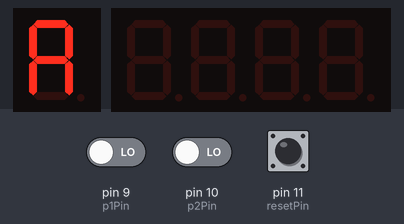
A sketch run on a simulated Arduino Uno, built with avr-gcc and run on an emulated ATmega328P. Parts: 1-digit seven-segment display, 4-digit seven-segment display. Wiring (inferred from the names in the program): 1-digit 7-segment display, segments lit when LOW: segments pin 2, pin 3, pin 4, pin 5, pin 6, pin 7, pin 8. The inputs (shaded band) are chosen by the test bench; at power-on: pin 9 (p1Pin) LOW, pin 11 (resetPin) LOW, pin 10 (p2Pin) LOW. The segment pins are drawn as the display they are named for.

Above: at 1.2 s.
1.3 s: pin 9 (p1Pin) driven HIGH
At 2.6 s:
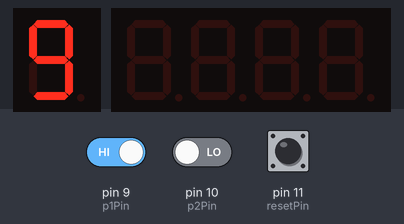
4.3 s: pin 9 (p1Pin) driven LOW
At 4.9 s:
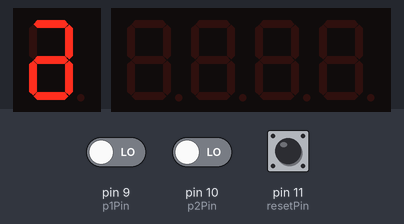
5.8 s: pin 11 (resetPin) pulled HIGH for 0.15 s
At 7.3 s:
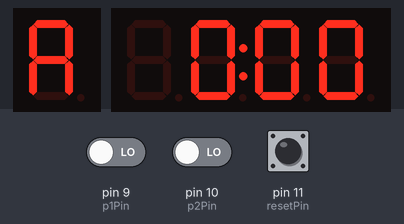
7.6 s: pin 10 (p2Pin) driven HIGH
At 8.8 s:
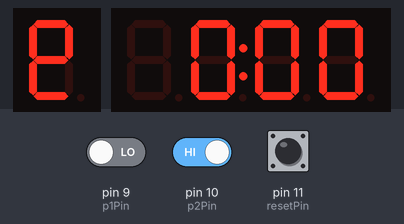
9.1 s: pin 10 (p2Pin) driven LOW
At 9.9 s:
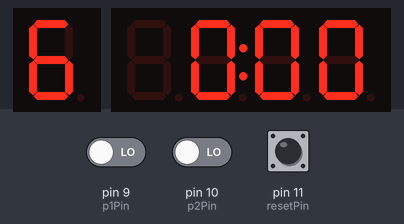
10.6 s: pin 10 (p2Pin) driven HIGH
At 10.65 s:
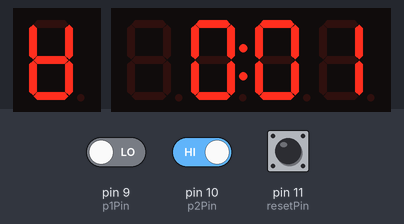
Timing chart, 0 to 13.6 s (numbered marks = the images above; inputs shaded):
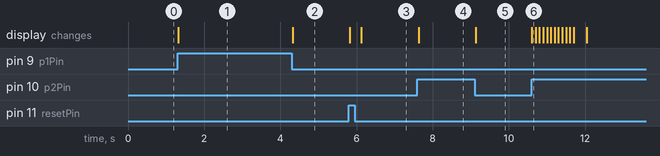

The sketch:

tug-o-war.ino
```cpp
#include "HT16K33.h"

HT16K33 seg(0x70);

int pinArray[] = {2, 3, 4, 5, 6, 7, 8};
int p1Pin = 9;
int p2Pin = 10;
int p1Pulse = 0;
int p2Pulse = 0;
int p1Score = 0;
int p2Score = 0;
int resetPin = 11;
int position = 3;

void setup(){
  seg.begin();
  Wire.setClock(100000);
  seg.displayOn();
  seg.setDigits(4);
  for (int count=0;count<=6;count++) {
    pinMode(pinArray[count], OUTPUT);
  }
  pinMode(p1Pin, INPUT);
  pinMode(p2Pin, INPUT);
  pinMode(resetPin, INPUT);
}

void loop() {
  if (digitalRead(resetPin) == HIGH) {
    position = 0;
    p1Pulse = 0;
    p2Pulse = 0;
    p1Score = 0;
    p2Score = 0;
    clear();
  }
  int p1 = digitalRead(p1Pin);
  int p2 = digitalRead(p2Pin);
  if (((p1 == HIGH) && (p1Pulse %2 == 0)) || ((p1 == LOW) && (p1Pulse %2 == 1))) p1Pulse++;
  if (((p2 == HIGH) && (p2Pulse %2 == 0)) || ((p2 == LOW) && (p2Pulse %2 == 1))) p2Pulse++;
  digitalWrite(pinArray[position], LOW);
  position = 3+(p1Pulse-p2Pulse);
  digitalWrite(pinArray[position], HIGH);
  if (position == 6) lose(2);
  if (position == 0) lose(1);
}

void writeScore()
{
    seg.displayTime(p1Score, p2Score, true, false);  // do not display leading zero.
    seg.displayColon(1);
}

void clear()
{
  for (int i=0;i<=6;i++) {
    digitalWrite(pinArray[i], LOW);
  }
  writeScore();
}

void lose(int player) {
  int losePosition = 0;
  if (player == 1) {
    losePosition = 0;
    p2Score++;
  }
  else {
    losePosition = 3;
    p1Score++;
  }
  p1Pulse = 0;
  p2Pulse = 0;
  clear();
  for (int i=0;i<=5;i++) {
    digitalWrite(pinArray[losePosition], HIGH);
    delay(100);
    digitalWrite(pinArray[losePosition], LOW);
    delay(100);
  }
}
```

Measured:
- after the input at 1.3 s, the display: changes at once (image 1)
- after the input at 4.3 s, the display: changes at once (image 2)
- after the input at 5.8 s, the display: first changes at once (image 3 shows a later state)
- after the input at 7.6 s, the display: changes at once (image 4)
- after the input at 9.1 s, the display: changes at once (image 5)
- after the input at 10.6 s, the display: changes at once (image 6)
